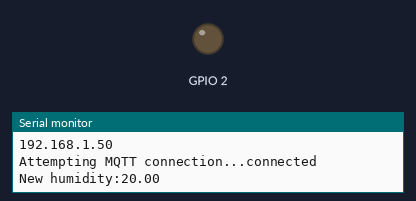
The program below on a simulated ESP8266 (NodeMCU). Shown: output pins drawn as LEDs (lit = HIGH), the last lines printed to the serial monitor. Dashed ring = blinking. WiFi joins after 1.5 s; servers stay silent unless stated; storage starts empty; no MQTT or app messages arrive unless stated.

Above: at 1.67 s.
At 3.95 s:
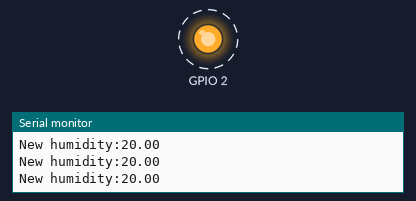
Timing chart, 0 to 4.5 s (numbered marks = the images above):
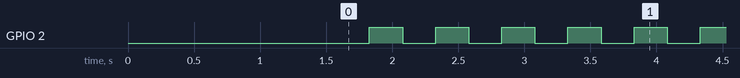

Measured:
- by itself, GPIO 2: alternates HIGH for 0.25 s and LOW for 0.25 s

The program:

main.cpp
```cpp
 #include <FS.h>                   //this needs to be first, or it all crashes and burns...

#include <ESP8266WiFi.h>          //https://github.com/esp8266/Arduino
//needed for library
#include <DNSServer.h>
#include <ESP8266WebServer.h>
#include <WiFiManager.h>          //https://github.com/tzapu/WiFiManager
#include <ArduinoJson.h>          //https://github.com/bblanchon/ArduinoJson
#include <PubSubClient.h>

// set the settins for your Wifi Access Point (AP)
struct WifiSettings {
  char apName[20] = "espAP";
  char apPassword[20] = "esp12345";
};

// Here you can pre-set the settings for the MQTT connection. The settings can later be changed via Wifi Manager.
struct MqttSettings {
  char clientId[20] = "ESP8266Client";
  char hostname[40] = "192.168.178.49";
  char port[6] = "1883";
  char user[20];
  char password[20];
  char wm_mqtt_client_id_identifier[15] = "mqtt_client_id";
  char wm_mqtt_hostname_identifier[14] = "mqtt_hostname";
  char wm_mqtt_port_identifier[10] = "mqtt_port";
  char wm_mqtt_user_identifier[10] = "mqtt_user";
  char wm_mqtt_password_identifier[14] = "mqtt_password";
};

// save config to file
bool shouldSaveConfig = false;

// topic to send the mqtt message to
const char* humidity_topic = "sensor/humidity";

WiFiClient espClient;
WifiSettings wifiSettings;
PubSubClient client(espClient);
MqttSettings mqttSettings;

void readSettingsFromConfig() {
  //clean FS for testing
  // SPIFFS.format();

  //read configuration from FS json
  Serial.println("mounting FS...");

  if (SPIFFS.begin()) {
    Serial.println("mounted file system");
    if (SPIFFS.exists("/config.json")) {
      //file exists, reading and loading
      Serial.println("reading config file");
      File configFile = SPIFFS.open("/config.json", "r");
      if (configFile) {
        Serial.println("opened config file");
        size_t size = configFile.size();
        // Allocate a buffer to store contents of the file.
        std::unique_ptr<char[]> buf(new char[size]);

        configFile.readBytes(buf.get(), size);
        // Use arduinojson.org/v6/assistant to compute the capacity.
        StaticJsonDocument<1024> doc;
        DeserializationError error = deserializeJson(doc, configFile);
        if (error) {
          Serial.println(F("Failed to read file, using default configuration"));
        } else {
          Serial.println("\nparsed json");

          strcpy(mqttSettings.clientId, doc[mqttSettings.wm_mqtt_client_id_identifier]);
          strcpy(mqttSettings.hostname, doc[mqttSettings.wm_mqtt_hostname_identifier]);
          strcpy(mqttSettings.port, doc[mqttSettings.wm_mqtt_port_identifier]);
          strcpy(mqttSettings.user, doc[mqttSettings.wm_mqtt_user_identifier]);
          strcpy(mqttSettings.password, doc[mqttSettings.wm_mqtt_password_identifier]);
        }
      }
    }
  } else {
    Serial.println("failed to mount FS");
  }
}

//callback notifying us of the need to save config
void saveConfigCallback () {
  Serial.println("Should save config");
  shouldSaveConfig = true;
}

void initializeWifiManager() {
  // The extra parameters to be configured (can be either global or just in the setup)
  // After connecting, parameter.getValue() will get you the configured value
  // id/name placeholder/prompt default length
  WiFiManagerParameter custom_mqtt_client_id("client_id", "mqtt client id", mqttSettings.clientId, 40);
  WiFiManagerParameter custom_mqtt_server("server", "mqtt server", mqttSettings.hostname, 40);
  WiFiManagerParameter custom_mqtt_port("port", "mqtt port", mqttSettings.port, 6);
  WiFiManagerParameter custom_mqtt_user("user", "mqtt user", mqttSettings.user, 20);
  WiFiManagerParameter custom_mqtt_pass("pass", "mqtt pass", mqttSettings.password, 20);

  //WiFiManager
  //Local intialization. Once its business is done, there is no need to keep it around
  WiFiManager wifiManager;

// Reset Wifi settings for testing
//  wifiManager.resetSettings();

  //set config save notify callback
  wifiManager.setSaveConfigCallback(saveConfigCallback);

  //set static ip
//  wifiManager.setSTAStaticIPConfig(IPAddress(10,0,1,99), IPAddress(10,0,1,1), IPAddress(255,255,255,0));

  //add all your parameters here
  wifiManager.addParameter(&custom_mqtt_client_id);
  wifiManager.addParameter(&custom_mqtt_server);
  wifiManager.addParameter(&custom_mqtt_port);
  wifiManager.addParameter(&custom_mqtt_user);
  wifiManager.addParameter(&custom_mqtt_pass);

  //reset settings - for testing
  //wifiManager.resetSettings();

  //set minimum quality of signal so it ignores AP's under that quality
  //defaults to 8%
  //wifiManager.setMinimumSignalQuality();

  //sets timeout until configuration portal gets turned off
  //useful to make it all retry or go to sleep
  //in seconds
  //wifiManager.setTimeout(120);

  //fetches ssid and pass and tries to connect
  //if it does not connect it starts an access point with the specified name
  //here  "AutoConnectAP"
  //and goes into a blocking loop awaiting configuration
  if (!wifiManager.autoConnect(wifiSettings.apName, wifiSettings.apPassword)) {
    Serial.println("failed to connect and hit timeout");
    delay(3000);
    //reset and try again, or maybe put it to deep sleep
    ESP.reset();
    delay(5000);
  }

  //if you get here you have connected to the WiFi
  Serial.println("connected...yeey :)");

  //read updated parameters
  strcpy(mqttSettings.clientId, custom_mqtt_client_id.getValue());
  strcpy(mqttSettings.hostname, custom_mqtt_server.getValue());
  strcpy(mqttSettings.port, custom_mqtt_port.getValue());
  strcpy(mqttSettings.user, custom_mqtt_user.getValue());
  strcpy(mqttSettings.password, custom_mqtt_pass.getValue());
}

void saveConfig() {
  Serial.println("saving config");
    StaticJsonDocument<1024> doc;
    doc[mqttSettings.wm_mqtt_client_id_identifier] = mqttSettings.clientId;
    doc[mqttSettings.wm_mqtt_hostname_identifier] = mqttSettings.hostname;
    doc[mqttSettings.wm_mqtt_port_identifier] = mqttSettings.port;
    doc[mqttSettings.wm_mqtt_user_identifier] = mqttSettings.user;
    doc[mqttSettings.wm_mqtt_password_identifier] = mqttSettings.password;

    File configFile = SPIFFS.open("/config.json", "w");
    if (!configFile) {
      Serial.println("failed to open config file for writing");
    }

    configFile.close();
}

void initializeMqttClient() {
  Serial.println("local ip");
  Serial.println(WiFi.localIP());
  client.setServer(mqttSettings.hostname, atoi(mqttSettings.port));
}

bool tryConnectToMqttServer() {
  if(strlen(mqttSettings.user) == 0) {
    return client.connect(mqttSettings.clientId);
  } else {
    return client.connect(mqttSettings.clientId, mqttSettings.user, mqttSettings.password);
  }
}

void reconnect() {
  // Loop until we're reconnected
  while (!client.connected()) {
    Serial.print("Attempting MQTT connection...");
    // Attempt to connect
    // If you do not want to use a username and password, change next line to
    if (tryConnectToMqttServer()) {
      Serial.println("connected");
    } else {
      Serial.print(mqttSettings.hostname);
      Serial.print(" failed, rc=");
      Serial.print(client.state());
      Serial.println(" try again in 5 seconds");
      // Wait 5 seconds before retrying
      delay(5000);
    }
  }
}

void publishMessage() {
  float humidity = 20.0;
  Serial.print("New humidity:");
  Serial.println(String(humidity).c_str());
  client.publish(humidity_topic, String(humidity).c_str(), true);
}

void ledBlink() {
  digitalWrite(2,LOW);
  delay(250);
  digitalWrite(2,HIGH);
  delay(250);
}

void handleMqttState() {
  if (!client.connected()) {
    reconnect();
  }
  client.loop();
}

void setup() {
  Serial.begin(115200);
  Serial.println();

  pinMode(2, OUTPUT);

  readSettingsFromConfig();
  initializeWifiManager();

  if (shouldSaveConfig) {
    saveConfig();
  }

  initializeMqttClient();
}

void loop() {
  handleMqttState();
  publishMessage();
  ledBlink();
}
```
